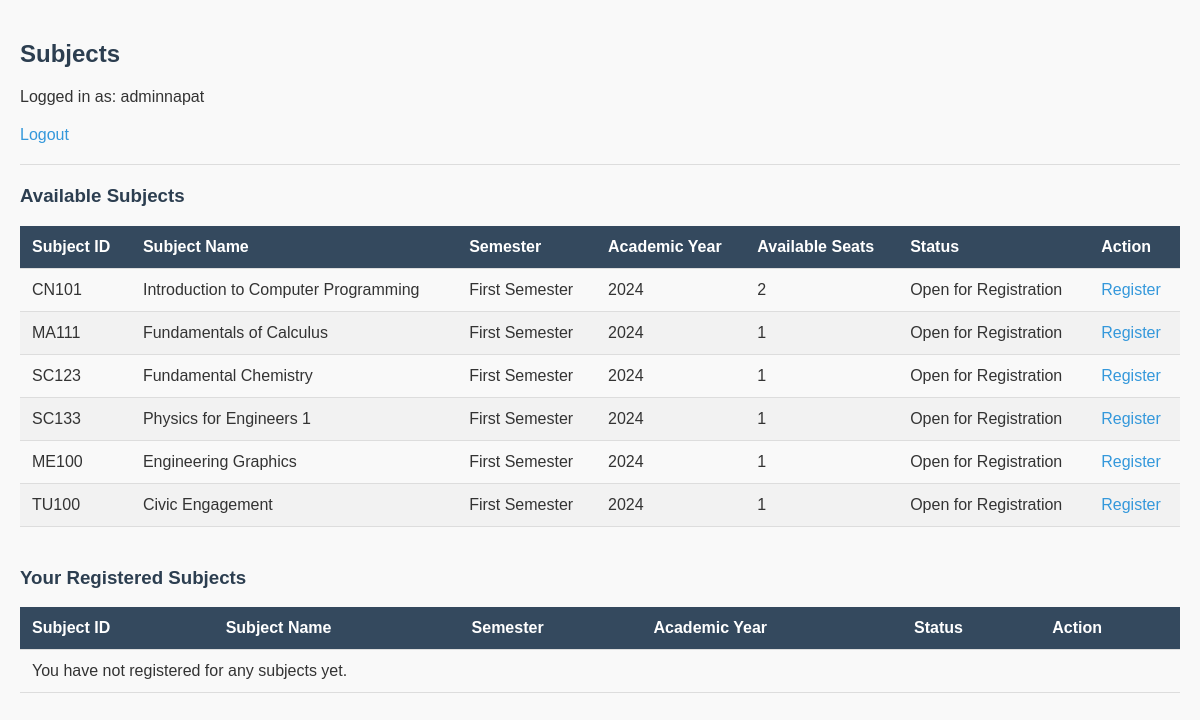
The app's page /user/subjects/ (signed in), older data.
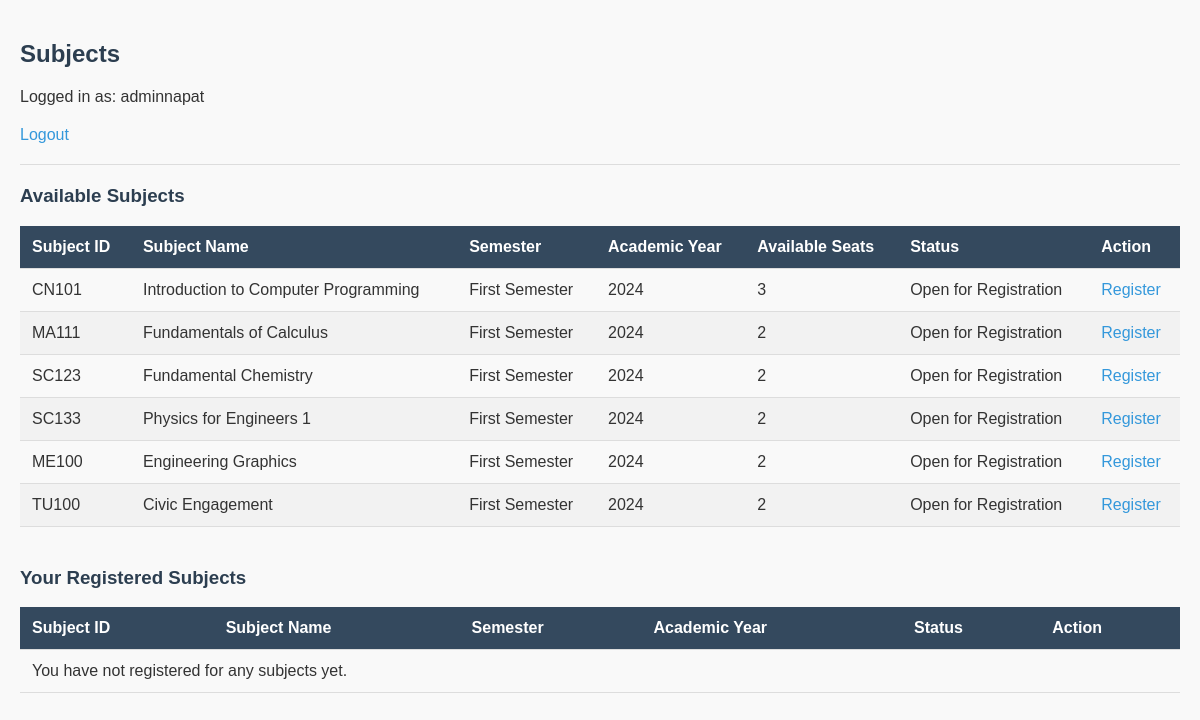
The same page, newer data.
### subjectreg/models.py (models this page shows, shortened)
class Subject(models.Model):
    SEMESTER_CHOICES = [
        ('1', 'First Semester'),
        ('2', 'Second Semester'),
        ('3', 'Summer Semester'),
    ]
    subject_id = models.CharField(max_length=10, unique=True)
    name = models.CharField(max_length=100)
    semester = models.CharField(max_length=1, choices=SEMESTER_CHOICES)
    academic_year = models.CharField(max_length=9)
    max_students = models.PositiveIntegerField()
    open_for_registration = models.BooleanField(default=True)

### user/views.py (the view)
# urls.py: path('subjects/', views.subject_list, name='subject_list'),
@login_required
def subject_list(request):
    subjects = Subject.objects.all()  # Remove the filter to show all subjects
    user_subjects = UserSubject.objects.filter(user=request.user)
    registered_subjects = [us.subject for us in user_subjects]
    return render(request, 'subject_list.html', {
        'subjects': subjects,
        'registered_subjects': registered_subjects
    })

### user/templates/subject_list.html (shortened to what this page needs)
<!DOCTYPE html>
<html lang="en">
<head>
</head>
<body>
    <h2>Subjects</h2>
    <p>Logged in as: {{ request.user.username }}</p>
    <a href="{% url 'user_logout' %}">Logout</a>
    <hr>
    <h3>Available Subjects</h3>
    <table>
        <thead>
            <tr>
                <th>Subject ID</th>
                <th>Subject Name</th>
                <th>Semester</th>
                <th>Academic Year</th>
                <th>Available Seats</th>
                <th>Status</th>
                <th>Action</th>
            </tr>
        </thead>
        <tbody>
            {% for subject in subjects %}
            <tr>
                <td>{{ subject.subject_id }}</td>
                <td>{{ subject.name }}</td>
                <td>{{ subject.get_semester_display }}</td>
                <td>{{ subject.academic_year }}</td>
                <td>{{ subject.max_students }}</td>
                <td>
                    {% if subject.max_students > 0 %}
                    Open for Registration
                    {% else %}
                    Full
                    {% endif %}
                </td>
                <td>
                    {% if subject in registered_subjects %}
                    <a href="{% url 'unregister_subject' subject.id %}">Unregister</a>
                    {% elif subject.max_students > 0 %}
                    <a href="{% url 'register_subject' subject.id %}">Register</a>
                    {% else %}
                    <button disabled>Registration Closed</button>
                    {% endif %}
                </td>
            </tr>
            {% endfor %}
        </tbody>
    </table>
    <h3>Your Registered Subjects</h3>
    <table>
        <thead>
            <tr>
                <th>Subject ID</th>
                <th>Subject Name</th>
                <th>Semester</th>
                <th>Academic Year</th>
                <th>Status</th>
                <th>Action</th>
            </tr>
        </thead>
        <tbody>
            {% if registered_subjects %}
            {% for subject in registered_subjects %}
            <tr>
                <td>{{ subject.subject_id }}</td>
                <td>{{ subject.name }}</td>
                <td>{{ subject.get_semester_display }}</td>
                <td>{{ subject.academic_year }}</td>
                <td>
                    {% if subject.max_students > 0 %}
                    Open for Registration
                    {% else %}
                    Full
                    {% endif %}
                </td>
                <td>
                    <a href="{% url 'unregister_subject' subject.id %}">Unregister</a>
                </td>
            </tr>
            {% endfor %}
            {% else %}
            <tr>
                <td colspan="6">You have not registered for any subjects yet.</td>
            </tr>
            {% endif %}
        </tbody>
    </table>
</body>
</html>

Row changes from the older to the newer data that the page shows:
changed Subject "CN101": max_students "2" → "3"
changed Subject "MA111": max_students "1" → "2"
changed Subject "SC123": max_students "1" → "2"
changed Subject "SC133": max_students "1" → "2"
changed Subject "ME100": max_students "1" → "2"
changed Subject "TU100": max_students "1" → "2"
